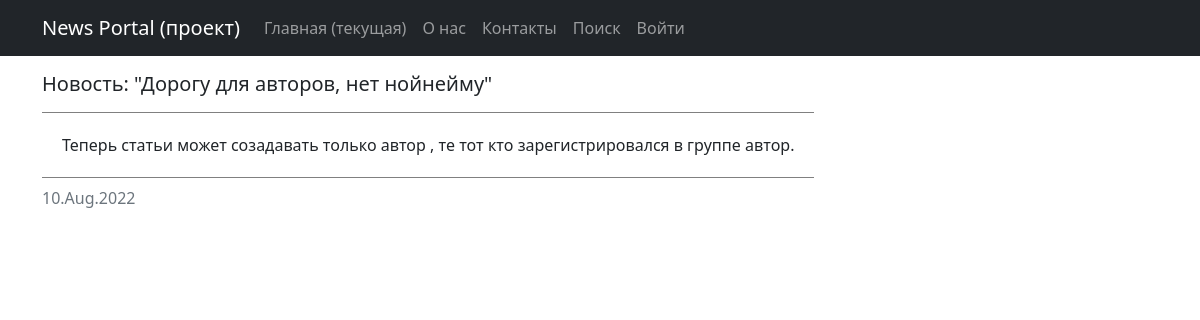
The app's page /posts/121, older data.
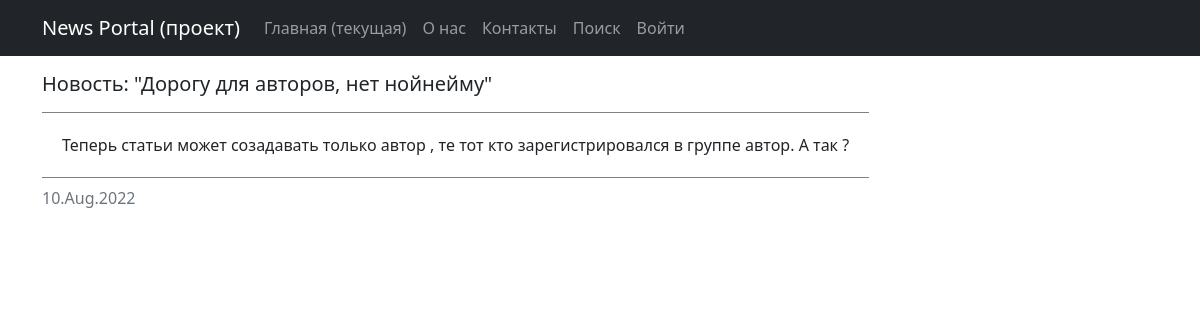
The same page, newer data.
### news/models.py (models this page shows, shortened)
class Post(models.Model):
    news = 'NW'
    article = 'AR'
    POST_TYPES =[
        (news, 'Новость'),
        (article, 'Статья'),
    ]
    author_user = models.ForeignKey('Author', on_delete=models.CASCADE)
    post_type = models.CharField(max_length=2,
                                  choices=POST_TYPES,
                                  default=article)
    create_date = models.DateTimeField(auto_now_add=True)
    category = models.ManyToManyField('Category', through='PostCategory')
    header_post = models.CharField(max_length=128)
    text_post = models.TextField()
    rating_post = models.SmallIntegerField(default=0)
    class Meta:
        verbose_name = 'Публикация'
        verbose_name_plural = 'Публикации'

### news/views.py (the view)
# urls.py: path('<int:pk>', PostDetail.as_view(), name='post_detail'),
class PostDetail(DetailView):
    model = Post
    template_name = 'post.html'
    context_object_name = 'post'

### news/templatetags/custom_filters.py (called while the page is built)
@register.filter()
def censor(value):
    if not isinstance(value, str):
        raise TypeError("Цензура осуществляется только для объекта типа строка (str)")
    else:
        list_ = value.split(" ")
        for i in range(len(list_)):
            if list_[i].strip(string.punctuation).lower() in CENSOR_LIST:
                for j in range(1, len(list_[i])):
                    if list_[i][j] not in string.punctuation:
                        list_[i] = f"{list_[i][:j]}*{list_[i][j+1:]}"
        return f'{" ".join(list_)}'

### templates/post.html (shortened to what this page needs)
{% extends 'flatpages/default.html' %}
{% load custom_filters %}
{% block content %}
{% if post.post_type == 'NW' %}
    <p><h5 align="left">Новость: "{{ post.header_post|censor }}"</h5></p>
{% endif %}
<table border="2"  cellpadding="20" frame="hsides">
    <caption>{{ post.create_date|date:'d.M.Y' }} </caption>
    <tr>
        <td align="left">{{ post.text_post|censor }}</td>
    </tr>
</table>
{% endblock content %}

Row changes from the older to the newer data that the page shows:
changed Post "Дорогу для авторов, нет нойнейму": text_post|censor "Теперь статьи может созадавать только автор , те тот кто зарегистрировался в группе автор." → "Теперь статьи может созадавать только автор , те тот кто зарегистрировался в группе автор. А так ?"
